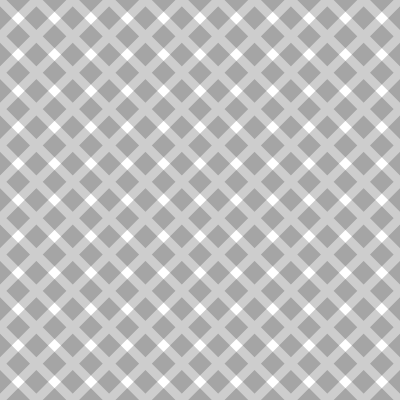
Frame 1 (no input)
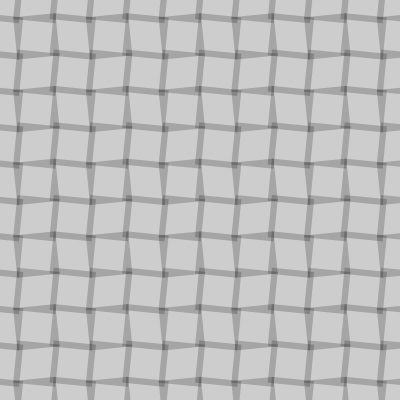
Frame 60 (the mouse pressed at the canvas centre just before this capture)
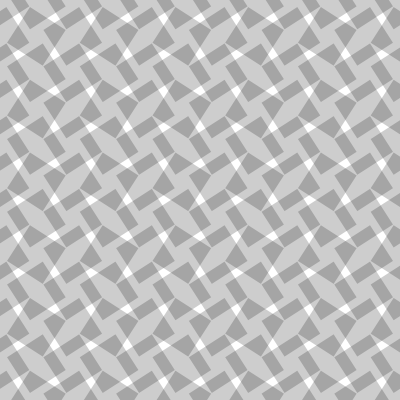
Frame 120 (the mouse held since frame 60 and released just before this capture)

The Processing sketch that drew these frames (run headless with seeded random() and noise(); from frame 60 on, the mouse is pressed at the canvas centre):

// Processing sketch: tiles6
// ── tiles6.pde
float num1, num2, n1, n2, angle;
void setup()
{
  size(400,400);
  num1=11;
  num2=11;
  angle = 0;
  rectMode(CENTER);
}

void draw()
{
  background(255, 55);
  n1 = width/num1;
  n2 = height/num2;
  for (int j=0; j<=num2; j++){
    for (int i=0; i<=num1; i++){
      pushMatrix();
      noStroke();
      fill(0, 50);
      translate(n1*i, n2*j);
      if ((i*j)%2==0) {
        rotate(angle);
        polygon(0,0,30,4);
      }
      else {
        rotate(angle*-1);
        polygon(0, 0, 30, 4);
      }
      popMatrix();
    }
  }
  angle+=0.015;
}

void polygon(float x, float y, float radius, int npoints) {
  float angle = TWO_PI / npoints;
  beginShape();
  for (float a = 0; a < TWO_PI; a += angle) {
    float sx = x + cos(a) * radius;
    float sy = y + sin(a) * radius;
    vertex(sx, sy);
  }
  endShape(CLOSE);
}
